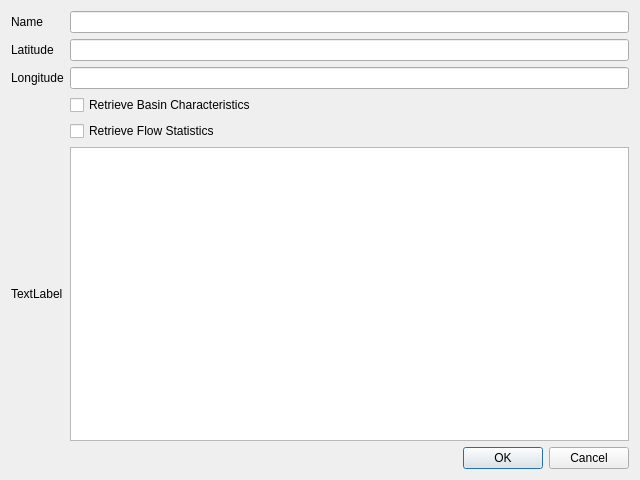
<?xml version="1.0" encoding="UTF-8"?>
<ui version="4.0">
 <class>PoutPoint</class>
 <widget class="QDialog" name="PoutPoint">
  <property name="geometry">
   <rect>
    <x>0</x>
    <y>0</y>
    <width>640</width>
    <height>480</height>
   </rect>
  </property>
  <property name="windowTitle">
   <string>Dialog</string>
  </property>
  <layout class="QVBoxLayout" name="verticalLayout_2">
   <item>
    <layout class="QGridLayout" name="gridLayout">
     <item row="0" column="0">
      <widget class="QLabel" name="lblName">
       <property name="text">
        <string>Name</string>
       </property>
      </widget>
     </item>
     <item row="7" column="1">
      <widget class="QDialogButtonBox" name="buttonBox">
       <property name="orientation">
        <enum>Qt::Horizontal</enum>
       </property>
       <property name="standardButtons">
        <set>QDialogButtonBox::Cancel|QDialogButtonBox::Ok</set>
       </property>
      </widget>
     </item>
     <item row="3" column="1">
      <widget class="QCheckBox" name="chkBasinChars">
       <property name="text">
        <string>Retrieve Basin Characteristics</string>
       </property>
      </widget>
     </item>
     <item row="5" column="1">
      <widget class="QTextEdit" name="txtDescription"/>
     </item>
     <item row="1" column="0">
      <widget class="QLabel" name="lb">
       <property name="text">
        <string>Latitude</string>
       </property>
      </widget>
     </item>
     <item row="2" column="1">
      <widget class="QLineEdit" name="txtLongitude"/>
     </item>
     <item row="4" column="1">
      <widget class="QCheckBox" name="chkFlowStats">
       <property name="text">
        <string>Retrieve Flow Statistics</string>
       </property>
      </widget>
     </item>
     <item row="1" column="1">
      <widget class="QLineEdit" name="txtLatitude"/>
     </item>
     <item row="5" column="0">
      <widget class="QLabel" name="Description">
       <property name="text">
        <string>TextLabel</string>
       </property>
      </widget>
     </item>
     <item row="2" column="0">
      <widget class="QLabel" name="label_3">
       <property name="text">
        <string>Longitude</string>
       </property>
      </widget>
     </item>
     <item row="0" column="1">
      <widget class="QLineEdit" name="txtName"/>
     </item>
     <item row="6" column="1">
      <layout class="QVBoxLayout" name="verticalLayout"/>
     </item>
    </layout>
   </item>
  </layout>
 </widget>
 <tabstops>
  <tabstop>txtName</tabstop>
  <tabstop>txtLatitude</tabstop>
  <tabstop>txtLongitude</tabstop>
  <tabstop>txtDescription</tabstop>
 </tabstops>
 <resources/>
 <connections>
  <connection>
   <sender>buttonBox</sender>
   <signal>accepted()</signal>
   <receiver>PoutPoint</receiver>
   <slot>accept()</slot>
   <hints>
    <hint type="sourcelabel">
     <x>248</x>
     <y>254</y>
    </hint>
    <hint type="destinationlabel">
     <x>157</x>
     <y>274</y>
    </hint>
   </hints>
  </connection>
  <connection>
   <sender>buttonBox</sender>
   <signal>rejected()</signal>
   <receiver>PoutPoint</receiver>
   <slot>reject()</slot>
   <hints>
    <hint type="sourcelabel">
     <x>316</x>
     <y>260</y>
    </hint>
    <hint type="destinationlabel">
     <x>286</x>
     <y>274</y>
    </hint>
   </hints>
  </connection>
 </connections>
</ui>
